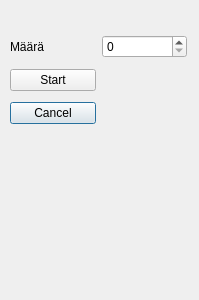
<?xml version="1.0" encoding="UTF-8"?>
<ui version="4.0">
 <class>startwindow</class>
 <widget class="QDialog" name="startwindow">
  <property name="geometry">
   <rect>
    <x>0</x>
    <y>0</y>
    <width>199</width>
    <height>300</height>
   </rect>
  </property>
  <property name="windowTitle">
   <string>Dialog</string>
  </property>
  <widget class="QWidget" name="gridLayoutWidget">
   <property name="geometry">
    <rect>
     <x>10</x>
     <y>30</y>
     <width>177</width>
     <height>99</height>
    </rect>
   </property>
   <layout class="QGridLayout" name="gridLayout">
    <item row="0" column="2">
     <widget class="QSpinBox" name="amountSpinBox"/>
    </item>
    <item row="2" column="0">
     <widget class="QPushButton" name="quitButton">
      <property name="text">
       <string>Cancel</string>
      </property>
     </widget>
    </item>
    <item row="1" column="0">
     <widget class="QPushButton" name="startButton">
      <property name="text">
       <string>Start</string>
      </property>
     </widget>
    </item>
    <item row="0" column="0">
     <widget class="QLabel" name="amoutLabel">
      <property name="text">
       <string>Määrä</string>
      </property>
     </widget>
    </item>
   </layout>
  </widget>
 </widget>
 <resources/>
 <connections/>
</ui>
